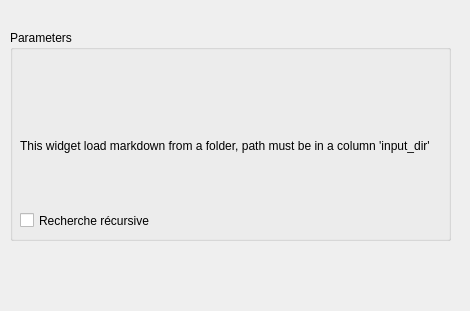
<?xml version="1.0" encoding="UTF-8"?>
<ui version="4.0">
 <class>Form</class>
 <widget class="QWidget" name="Form">
  <property name="geometry">
   <rect>
    <x>0</x>
    <y>0</y>
    <width>470</width>
    <height>311</height>
   </rect>
  </property>
  <property name="windowTitle">
   <string>Form</string>
  </property>
  <property name="minimumSize">
   <size>
    <width>470</width>
    <height>311</height>
   </size>
  </property>
  <property name="maximumSize">
   <size>
    <width>470</width>
    <height>311</height>
   </size>
  </property>
  <widget class="QGroupBox" name="groupBox">
   <property name="geometry">
    <rect>
     <x>10</x>
     <y>30</y>
     <width>441</width>
     <height>211</height>
    </rect>
   </property>
   <property name="title">
    <string>Parameters</string>
   </property>
   <widget class="QLabel" name="Description">
    <property name="geometry">
     <rect>
      <x>10</x>
      <y>20</y>
      <width>431</width>
      <height>191</height>
     </rect>
    </property>
    <property name="text">
     <string>This widget load markdown from a folder, path must be in a column 'input_dir'</string>
    </property>
    <property name="textFormat">
     <enum>Qt::AutoText</enum>
    </property>
    <property name="alignment">
     <set>Qt::AlignLeading|Qt::AlignLeft|Qt::AlignVCenter</set>
    </property>
    <property name="wordWrap">
     <bool>true</bool>
    </property>
   </widget>
   <widget class="QCheckBox" name="checkBoxRecursive">
    <property name="geometry">
     <rect>
      <x>10</x>
      <y>180</y>
      <width>431</width>
      <height>21</height>
     </rect>
    </property>
    <property name="text">
     <string>Recherche récursive</string>
    </property>
   </widget>
  </widget>
 </widget>
 <resources/>
 <connections/>
</ui>
